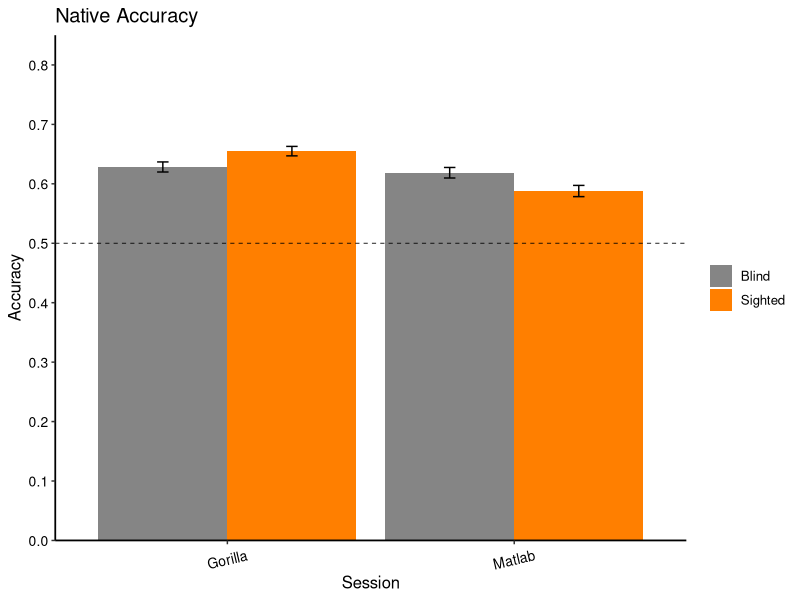

The R script that drew this image:
## ---- chunk 1
# Load and install (if missing) the recquired packages
list.of.packages <- c("tidyverse", 
                      "knitr", 
                      "reshape2", 
                      "lme4",
                      "nlme",
                      "car")
new.packages <- list.of.packages[!(list.of.packages %in% installed.packages()[,"Package"])]
if(length(new.packages)) install.packages(new.packages)

lapply(list.of.packages, library, character.only = TRUE)

# set script folder as working dir
setwd(dirname(rstudioapi::getActiveDocumentContext()$path))

# set to true to show the code chunk
knitr::opts_chunk$set(echo = TRUE)
## ---- chunk 2

allData<-read.csv("data/allData.csv", header = TRUE)

## ---- chunk 3

allData$rawAccuracy <- as.integer(allData$response == allData$meaning)

allData$nativeAccuracy <- ifelse(allData$value == 'goodop', 
                                 abs(allData$rawAccuracy - 1), 
                                 allData$rawAccuracy + 0)

allData %>%
  group_by(session) %>%
  summarize(raw_acc = mean(rawAccuracy), 
            native_acc = mean(nativeAccuracy), 
            .groups = 'keep')

## ---- chunk 4

categoryAccuracy_wide <- allData %>%
  group_by(group, session) %>%
  summarize(rawAccuracy = mean(rawAccuracy), nativeAccuracy = mean(nativeAccuracy), 
            .groups = 'keep') %>% 
  pivot_wider(names_from = session, values_from = c(rawAccuracy, nativeAccuracy))

print(categoryAccuracy_wide)

## ---- chunk 5

categoryAccuracy_tidy <- allData %>%
  group_by(session, group) %>%
  summarize(rawAccuracy_mean = mean(rawAccuracy), nativeAccuracy_mean = mean(nativeAccuracy), 
            rawAccuracy_sd = sd(rawAccuracy), nativeAccuracy_sd = sd(nativeAccuracy),
            n = n(),
            rawAccuracy_se = rawAccuracy_sd / sqrt(n), nativeAccuracy_se = nativeAccuracy_sd / sqrt(n),
            .groups = 'keep')

print(categoryAccuracy_tidy)

ggplot(data = categoryAccuracy_tidy, 
       aes(x = as.factor(session), y = nativeAccuracy_mean, fill = group)) +
  geom_bar(stat="identity", position=position_dodge()) +
  theme_classic() +
  scale_fill_manual(values=c('grey52','darkorange1'), labels=c('Blind', 'Sighted')) +
  scale_y_continuous(limits=c(0, 0.85), breaks=seq(0, 0.85, 0.1), expand = c(0,0)) +
  scale_x_discrete(limits=c("gorilla", "matlab"),
                   labels = c("Gorilla", "Matlab")) + 
  geom_errorbar(aes(ymin = nativeAccuracy_mean - nativeAccuracy_se,
                    ymax = nativeAccuracy_mean + nativeAccuracy_se),
                width = .08,
                position = position_dodge(.9)) +
  labs(x="Session", y="Accuracy") +
  ggtitle("Native Accuracy") +
  theme(
    text=element_text(size=12), 
    axis.line = element_line(size = 0.6), 
    axis.text.x = element_text(size=10,colour="black",
                               angle = 13,
                               vjust = .5, 
                               hjust = 0.5), 
    axis.text.y = element_text(size=10, colour='black'), 
    legend.title=element_blank())+
  geom_hline(yintercept=c(0.5), linetype="dashed", colour="black", size=0.3)

## ---- chunk 6

nativeResult <- glmer(nativeAccuracy ~ session + category + category*session + (1 | group) +
        (1 | pseudoid) + (1 | language:stimulus), 
      data = allData,
      family = binomial,
      control = glmerControl(optimizer="bobyqa"))

summary(nativeResult)

Anova(nativeResult)

# calculate odd ratio and confidence intervals
se <- sqrt(diag(vcov(nativeResult)))
tab <- cbind(Est = fixef(nativeResult),
             LL = fixef(nativeResult) - 1.96 * se,
             UL = fixef(nativeResult) + 1.96 * se)

# print odd-ratio and confidence interval
print(exp(tab[2:4,]), digits=3)
